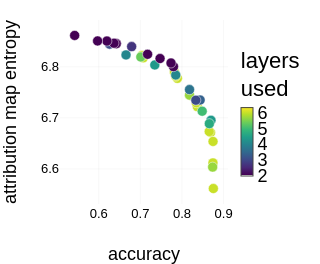

The code cell stored with this chart in its notebook:
### Code cell
# Merge entropy and accuracy data
# Assuming entropy_grid and pivot (accuracy) have the same shape and indices
entropy_flat = entropy_grid.stack().reset_index()
entropy_flat.columns = ["lam_depth", "lam_breadth", "entropy"]

accuracy_flat = pivot.stack().reset_index()
accuracy_flat.columns = ["lam_depth", "lam_breadth", "accuracy"]

# Merge layers used
layers_flat = model_df.pivot_table(
    index="lam_depth", columns="lam_breadth", values="layers_used", aggfunc="mean"
).stack().reset_index()
layers_flat.columns = ["lam_depth", "lam_breadth", "layers_used"]

merged = entropy_flat.merge(accuracy_flat, on=["lam_depth", "lam_breadth"])
merged = merged.merge(layers_flat, on=["lam_depth", "lam_breadth"])

fig = go.Figure()
fig.add_trace(go.Scatter(
    x=merged["accuracy"],
    y=merged["entropy"],
    mode="markers",
    marker=dict(
        size=10,
        color=merged["layers_used"],
        colorscale="Viridis",
        # pad the top of the color range so the "6" tick label clears the colorbar title
        cmin=merged["layers_used"].min(), cmax=merged["layers_used"].max() + 0.35,
        colorbar=dict(title="layers<br>used", thickness=12, len=0.8),
        showscale=True,
        line=dict(width=0.5, color="white"),
    ),
    text=[f"λb={int(r.lam_breadth)}, λd={int(r.lam_depth)}<br>layers={r.layers_used:.1f}" 
          for _, r in merged.iterrows()],
    hovertemplate="%{text}<br>acc=%{x:.2f}<br>entropy=%{y:.2f}<extra></extra>",
))

fig.update_layout(
    xaxis_title="accuracy",
    yaxis_title="attribution map entropy",
    width=WIDTH * 0.3,
    height=WIDTH * 0.25,
    margin=dict(l=60, r=10, t=20, b=60),
)
fig.show()
nn_bowl.utils.save_figure(fig, figures_dir, "entropy_vs_accuracy_by_depth", scale=2)

### Figure 1 — Plotly figure (JSON) as saved in the notebook; plotly's stock layout.template omitted (floating-point values rounded to 4 significant figures)
{"data": [{"hovertemplate": "%{text}<br>acc=%{x:.2f}<br>entropy=%{y:.2f}<extra></extra>", "marker": {"cmax": 6.35, "cmin": 2, "color": [6.0, 6.0, 6.0, 6.0, 6.0, 6.0, 5.667, 6.0, 6.0, 6.0, 6.0, 6.0, 4.333, 4.667, 5.0, 5.667, 6.0, 5.333, 3.333, 3.0, 3.667, 4.0, 4.333, 4.0, 2.0, 2.0, 2.0, 2.0, 2.667, 3.0, 2.0, 2.0, 2.0, 2.0, 2.0, 2.0], "colorbar": {"len": 0.8, "thickness": 12, "title": {"text": "layers<br>used"}}, "colorscale": [[0, "#440154"], [0.1111, "#482878"], [0.2222, "#3e4989"], [0.3333, "#31688e"], [0.4444, "#26828e"], [0.5556, "#1f9e89"], [0.6667, "#35b779"], [0.7778, "#6ece58"], [0.8889, "#b5de2b"], [1, "#fde725"]], "line": {"color": "white", "width": 0.5}, "showscale": true, "size": 10}, "mode": "markers", "text": ["λb=0, λd=0<br>layers=6.0", "λb=1, λd=0<br>layers=6.0", "λb=10, λd=0<br>layers=6.0", "λb=100, λd=0<br>layers=6.0", "λb=1000, λd=0<br>layers=6.0", "λb=10000, λd=0<br>layers=6.0", "λb=0, λd=1<br>layers=5.7", "λb=1, λd=1<br>layers=6.0", "λb=10, λd=1<br>layers=6.0", "λb=100, λd=1<br>layers=6.0", "λb=1000, λd=1<br>layers=6.0", "λb=10000, λd=1<br>layers=6.0", "λb=0, λd=10<br>layers=4.3", "λb=1, λd=10<br>layers=4.7", "λb=10, λd=10<br>layers=5.0", "λb=100, λd=10<br>layers=5.7", "λb=1000, λd=10<br>layers=6.0", "λb=10000, λd=10<br>layers=5.3", "λb=0, λd=100<br>layers=3.3", "λb=1, λd=100<br>layers=3.0", "λb=10, λd=100<br>layers=3.7", "λb=100, λd=100<br>layers=4.0", "λb=1000, λd=100<br>layers=4.3", "λb=10000, λd=100<br>layers=4.0", "λb=0, λd=1000<br>layers=2.0", "λb=1, λd=1000<br>layers=2.0", "λb=10, λd=1000<br>layers=2.0", "λb=100, λd=1000<br>layers=2.0", "λb=1000, λd=1000<br>layers=2.7", "λb=10000, λd=1000<br>layers=3.0", "λb=0, λd=10000<br>layers=2.0", "λb=1, λd=10000<br>layers=2.0", "λb=10, λd=10000<br>layers=2.0", "λb=100, λd=10000<br>layers=2.0", "λb=1000, λd=10000<br>layers=2.0", "λb=10000, λd=10000<br>layers=2.0"], "type": "scatter", "x": [0.8754, 0.8744, 0.8687, 0.8369, 0.7889, 0.7034, 0.8737, 0.8746, 0.8655, 0.8344, 0.785, 0.7068, 0.8697, 0.8657, 0.8486, 0.8181, 0.7818, 0.7011, 0.8436, 0.8333, 0.8181, 0.7851, 0.7347, 0.6655, 0.7796, 0.7736, 0.7473, 0.7174, 0.679, 0.6261, 0.6423, 0.6419, 0.6365, 0.6197, 0.5972, 0.5421], "y": [6.562, 6.612, 6.671, 6.722, 6.777, 6.822, 6.604, 6.654, 6.673, 6.73, 6.782, 6.818, 6.695, 6.689, 6.713, 6.745, 6.79, 6.819, 6.735, 6.735, 6.755, 6.784, 6.804, 6.823, 6.8, 6.807, 6.816, 6.824, 6.84, 6.844, 6.846, 6.845, 6.846, 6.85, 6.851, 6.861]}], "layout": {"height": 264, "margin": {"b": 60, "l": 60, "r": 10, "t": 20}, "width": 316.8, "xaxis": {"title": {"text": "accuracy"}}, "yaxis": {"title": {"text": "attribution map entropy"}}}}
